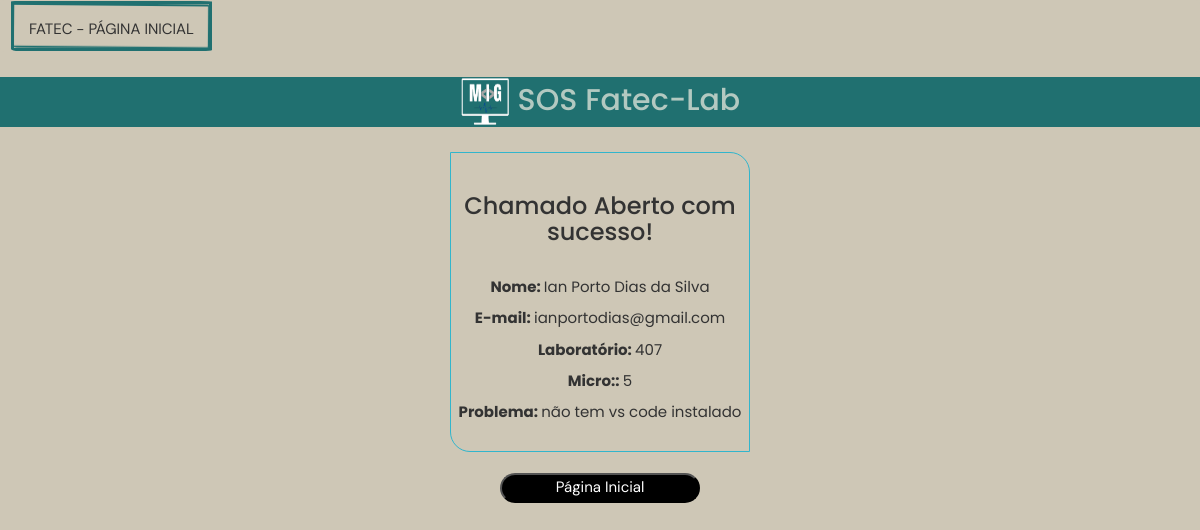
Before: /done/ with the older database file.
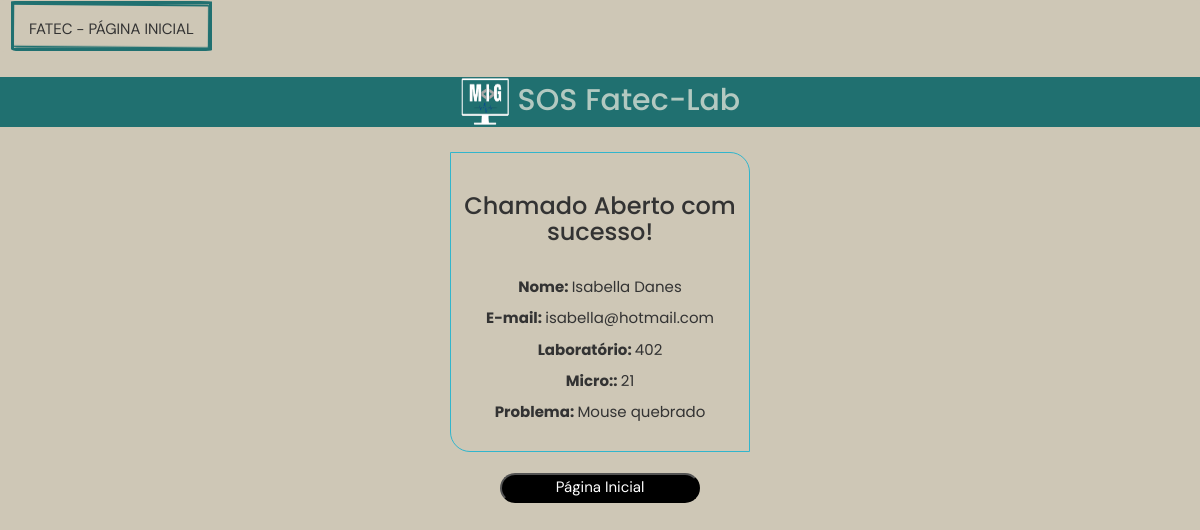
After: the same page with the newer database file.
### tables this page shows
CREATE TABLE alunos (
  aluno_id INTEGER PRIMARY KEY AUTOINCREMENT,
  nome TEXT NOT NULL,
  email TEXT NOT NULL);

CREATE TABLE chamados(
  id INTEGER PRIMARY KEY AUTOINCREMENT,
  micro INTEGER NOT NULL,
  laboratorio TEXT NOT NULL,
  problema TEXT NOT NULL
);

### app.py (the view)
@app.route('/done/')
def done():
  cur,conn = openDB()
  cur.execute('select nome,email from alunos')
  alunoDB = cur.fetchall()
  if len(alunoDB) > 0:
    alunoDB = alunoDB[-1]
  else:
    alunoDB = alunoDB[0]
  cur.execute("SELECT laboratorio,micro,problema FROM chamados")
  lab = cur.fetchall()
  if len(lab) > 0:
    lab = lab[-1]
  else:
    lab = lab[0]
  conn.close()
  return render_template('done.html', data=alunoDB,laboratorio=lab)

### app.py (called while the page is built)
def openDB():
  connection = sqlite3.connect('database.db')
  cur = connection.cursor()
  return cur,connection

### templates/done.html
{% extends "style.html" %} {% block head %} {{ super() }}
<div id="done">
  <br />
  <h3>Chamado Aberto com sucesso!</h3>
  <br />
  <p><strong>Nome: </strong>{{data[0]}}</p>
  <p><strong>E-mail: </strong>{{data[1]}}</p>
  <p><strong>Laboratório: </strong>{{laboratorio[0][12:15]}}</p>
  <p><strong>Micro:: </strong>{{laboratorio[1]}}</p>
  <p><strong>Problema: </strong>{{laboratorio[2]}}</p>
  <br /><br />
  <a href="{{url_for('home')}}">
    <button class="button" href="./home.html">Página Inicial</button>
  </a>
</div>
{% endblock %}

### templates/style.html (shortened to what this page needs)
<!DOCTYPE html>
<html lang="pt-br">
  <head>
    <link rel="stylesheet" href="https://maxcdn.bootstrapcdn.com/bootstrap/3.4.1/css/bootstrap.min.css">
    <link rel="stylesheet" href="/static/style.css" />
    <link
    rel="stylesheet"
    href="https://unpkg.com/swiper@8/swiper-bundle.min.css"
   />
  </head>
  <body>
    {% block head %}
    <div id="app">
        <nav class="navbar navbar-light bg-light">
          <a   id="nav-fatec" href="/" class="navbar-brand">
          FATEC - Página Inicial
        </a>
        </nav>
      <h1 class="text-center jumbotron-small"><img id=logo src="{{url_for('static', filename='mig-bg.png' )}}" width="50" height="50" class="d-inline-block align-top" alt=""> SOS Fatec-Lab</h1>
      {% endblock %}
  </body>
</html>

### static/style.css (style rules this page uses)
* { box-sizing: border-box; margin: 0; padding: 0; max-width: 100vw; max-height: 100vh; background-color: #cec7b6; }
:root { --base-color-gray:(#cec7b6); --base-color-text:(#190a12); --brown-color:(#5a5239); --base-color-hover:(#b3c9c1); --base-color-gray-alt:(#eee9c7); --title-font-size:3rem; --subtitle-font-size: 1.5rem; --title-font: 'Poppins', sans-serif; --body-font: 'DM Sans', sans-serif; }
h1,h2,h3 { color: var(--base-color-text); font-family: var(--title-font); }
h1,h2 { font-size: var(--title-font-size); }
p,a { font-size: var(--subtitle-font-size); font-family: var(--title-font); color: var(--base-color-text); }
h1 { margin: 25px auto; text-align: center; }
#logo { display: inline; background-color: rgb(32, 112, 112); }
#nav-fatec { margin-left: 10px; display: inline-block; border: 3px solid rgb(32, 112, 112); font-size: 1.5rem; border-radius: 2% 6% 5% 4% / 1% 1% 2% 4%; text-transform: uppercase; background: transparent; position: relative; }
#nav-fatec::before { content: ''; border: 2px solid rgb(32, 112, 112); display: block; width: 100%; height: 100%; position: absolute; top: 50%; left: 50%; transform: translate3d(-50%, -50%, 0) scale(1.015) rotate(0.5deg); border-radius: 1% 1% 2% 4% / 2% 6% 5% 4%; }
.jumbotron-small { background-color:rgb(32, 112, 112) ; color: #b3c9c1; }
a { text-decoration: none; font-family: var(--body-font); }
.button { width: 200px; height: 30px; background-color: black; color: white; border-radius: 15px; margin-bottom: 10px; }
div#done { margin-top: 100px; margin: auto; text-align: center; width:300px; height:300px; border:solid 1px; border-radius:0px 20px 0px 20px; border-color: rgb(49, 181, 204); }

Changed rows visible on the page:
removed alunos: nome "Ian Porto Dias da Silva", email "ianportodias@gmail.com"
removed chamados: laboratorio "407", micro "5", problema "não tem vs code instalado"
now on this page (row edited): alunos: nome "Isabella Danes", email "isabella@hotmail.com"
now on this page (row edited): chamados: laboratorio "402", micro "21", problema "Mouse quebrado"
